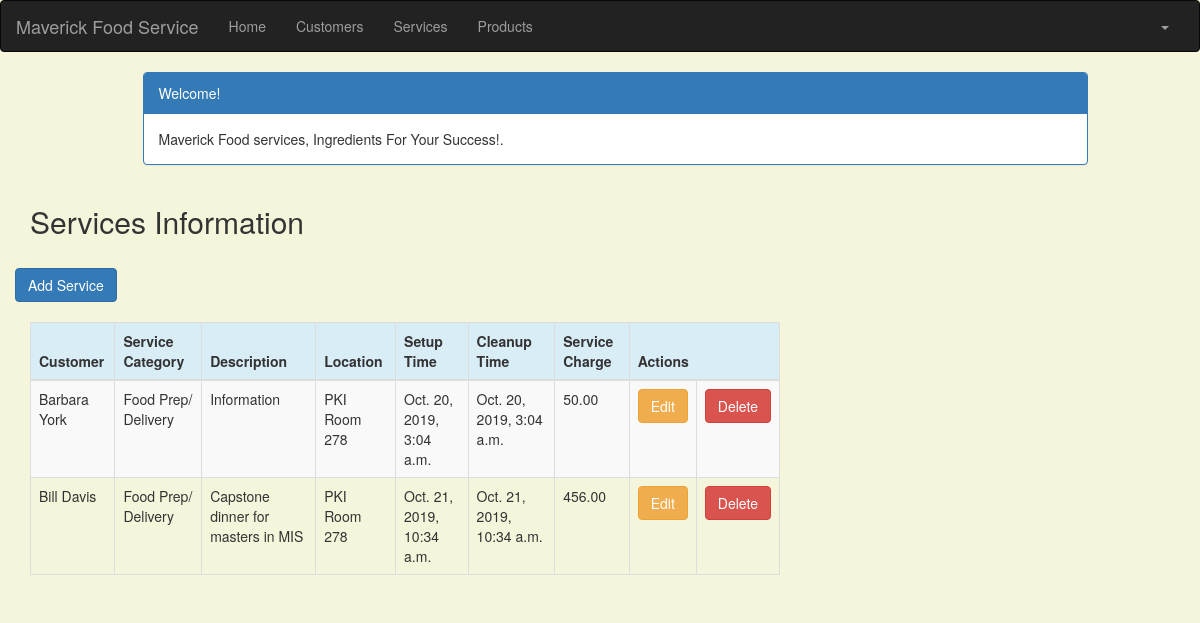
Screenshot of /service_list (signed in) with the database file from the repository.
### crm/models.py (models this page shows, shortened)
class Service(models.Model):
    cust_name = models.ForeignKey(Customer, on_delete=models.CASCADE, related_name='services')
    service_category = models.CharField(max_length=100)
    description = models.TextField()
    location = models.CharField(max_length=200)
    setup_time = models.DateTimeField( default=timezone.now)
    cleanup_time = models.DateTimeField( default=timezone.now)
    service_charge = models.DecimalField(max_digits=10, decimal_places=2)
    created_date = models.DateTimeField( default=timezone.now)
    updated_date = models.DateTimeField(auto_now_add=True)

class Customer(models.Model):
    cust_name = models.CharField(max_length=50)
    organization = models.CharField(max_length=100, blank=True)
    role = models.CharField(max_length=100)
    email = models.EmailField(max_length=100)
    bldgroom = models.CharField(max_length=100)
    address = models.CharField(max_length=200)
    account_number = models.IntegerField(blank=False, null=False)
    city = models.CharField(max_length=50)
    state = models.CharField(max_length=50)
    zipcode = models.CharField(max_length=10)
    phone_number = models.CharField(max_length=50)
    created_date = models.DateTimeField(default=timezone.now)
    updated_date = models.DateTimeField(auto_now_add=True)
    def __str__(self):
        return str(self.cust_name)

### crm/views.py (the view)
# urls.py: path('service_list', views.service_list, name='service_list'),
@login_required
def service_list(request):
    services = Service.objects.filter(created_date__lte=timezone.now())
    return render(request, 'crm/service_list.html',{'services': services})

### crm/templates/crm/service_list.html (shortened to what this page needs)
<!DOCTYPE html>
{% extends 'crm/base.html' %}
{% block content %}
<head>
    <link rel="stylesheet" href="https://maxcdn.bootstrapcdn.com/bootstrap/3.3.4/css/bootstrap.min.css">
</head>
<body>
<div class="container">
    <div class="row">
        <div class="col-md-10 col-md-offset-1">
            <div class="panel panel-primary">
                <div class="panel-heading">Welcome!</div>
                <div class="panel-body">
                    Maverick Food services, Ingredients For Your Success!.
                </div>
            </div>
        </div>
    </div>
</div>
<div class="row">
    <h2 style="padding-left: 15Px">Services Information</h2>
</div>
<div class="row">
        <a href="{% url 'crm:service_new' %}" class="row"><span class="btn btn-primary">Add Service</span></a>
    </div>
<div>
    <table class="table table-striped table-bordered table-hover">
        <thead>
        <tr class="bg-info">
            <th>Customer</th>
            <th>Service Category</th>
            <th>Description</th>
            <th>Location</th>
            <th>Setup Time</th>
            <th>Cleanup Time</th>
            <th>Service Charge</th>
            <th colspan="3">Actions</th>
        </tr>
        </thead>
        <tbody>
        {% for service in services %}
            <tr>
                <td>
                    {{ service.cust_name }}
                </td>
                <td>
                    {{ service.service_category }}
                </td>
                <td>
                    {{ service.description }}
                </td>
                <td>
                    {{ service.location }}
                </td>
                <td>
                    {{ service.setup_time }}
                </td>
                <td>
                    {{ service.cleanup_time }}
                </td>
                <td>
                    {{ service.service_charge }}
                </td>
                <td><a href="{% url 'crm:service_edit' pk=service.pk %}"
                        class="btn btn-warning">Edit</a></td>
                <td><a href="{% url 'crm:service_delete' pk=service.pk %}"
                           onclick="return confirm('Are you sure you want to delete?')"
                           class="btn btn-danger">Delete</a>
                    </td>
            </tr>
        {% endfor %}
        </tbody>
    </table>
</div>
</body>
{% endblock %}

### crm/templates/crm/base.html (shortened to what this page needs)
<!DOCTYPE html>
{% load staticfiles %}
<html lang="en">
<head>
    <link rel="stylesheet"
href="https://maxcdn.bootstrapcdn.com/bootstrap/3.3.7/css/bootstrap.min.css">
</head>
<body id="app-layout">
<nav class="navbar navbar-inverse">
    <div class="container-fluid">
        <div class="navbar-header">
            <a class="navbar-brand" href="/">
                Maverick Food Service
            </a>
        </div>
        <div class="collapse navbar-collapse" id="myNavbar">
            <ul class="nav navbar-nav">
                <li><a href="{% url 'crm:home' %}">Home</a></li>
                <li><a href="{% url 'crm:customer_list' %}">Customers</a></li>
                <li><a href="{% url 'crm:service_list' %}">Services</a></li>
                <li><a href="{% url 'crm:product_list' %}">Products</a></li>
            </ul>
            <ul class="nav navbar-nav navbar-right">
                {% if user.is_authenticated %}
                    <li class="dropdown">
                        <a href="#" class="dropdown-toggle" data-toggle="dropdown" role="button" aria-expanded="false">
                            <span class="caret"></span>
                        </a>
                    </li>
                {% else %}
                    <li><a href="{% url 'login' %}"><span class="glyphicon glyphicon-log-in"></span> Login</a></li>
                {% endif %}
            </ul>
        </div>
    </div>
</nav>
<div class="content container">
    <div class="row">
        <div class="col-md-8">
            {% block content %}{% endblock %}
        </div>
    </div>
</body>
</html>

### crm/templates/crm/base.html (style rules this page uses)
.navbar { margin-bottom: 0; border-radius: 0; }

### crm/templates/crm/service_list.html (style rules this page uses)
body { background-color: beige; }

### rows the page displays
Service: cust_name "Barbara York", service_category "Food Prep/ Delivery", description "Information", location "PKI Room 278", setup_time "Oct. 20, 2019, 3:04 a.m.", cleanup_time "Oct. 20, 2019, 3:04 a.m.", service_charge "50.00"
Service: cust_name "Bill Davis", service_category "Food Prep/ Delivery", description "Capstone dinner for masters in MIS", location "PKI Room 278", setup_time "Oct. 21, 2019, 10:34 a.m.", cleanup_time "Oct. 21, 2019, 10:34 a.m.", service_charge "456.00"
